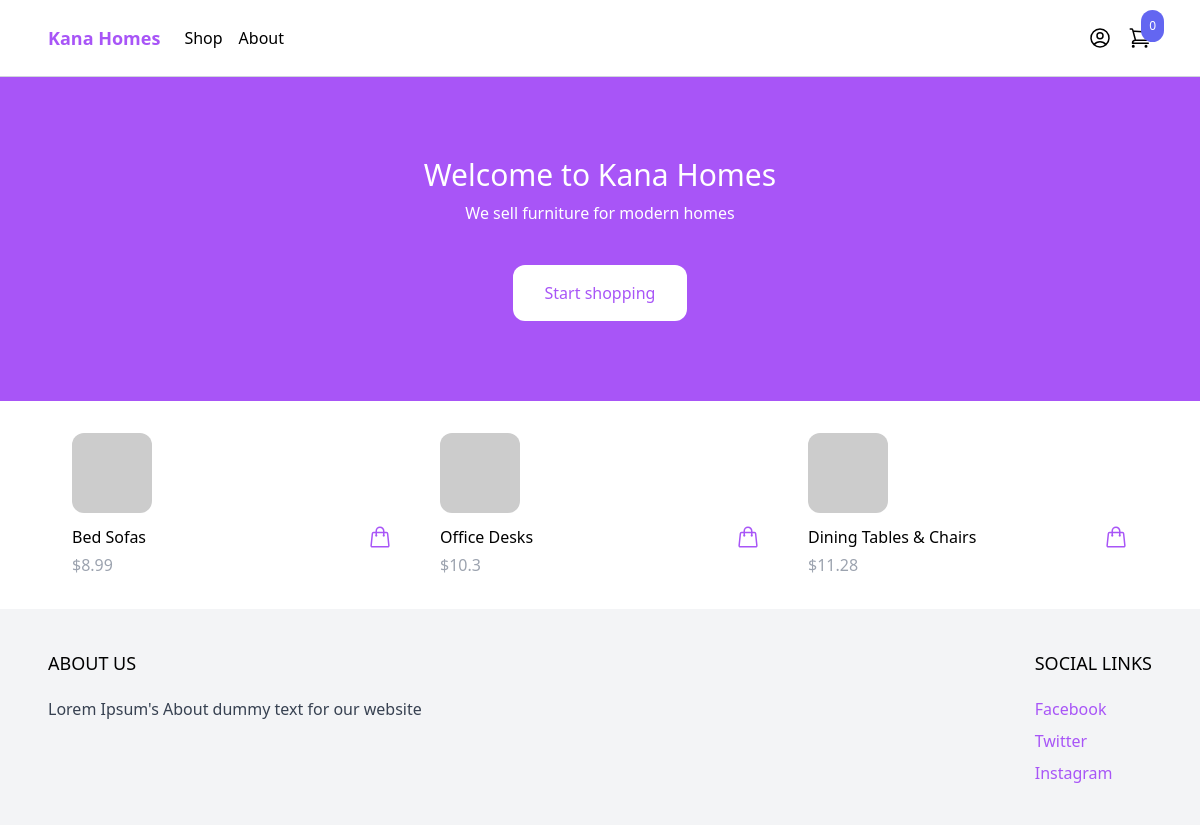
The page / on the database its author committed.
### product/models.py (models this page shows, shortened)
class Product(models.Model):
    category = models.ForeignKey(Category, related_name='products', on_delete=models.CASCADE)
    name = models.CharField(max_length=255)
    slug = models.SlugField()
    description = models.TextField(blank=True, null=True)
    price = models.IntegerField()
    created_at = models.DateTimeField(auto_now_add=True)
    image = models.ImageField(upload_to='uploads/', blank=True, null=True)
    thumbnail = models.ImageField(upload_to='uploads/', blank=True, null=True)
    class Meta:
        ordering = ('-created_at',)
    def get_display_price(self):
        return self.price / 100
    def get_thumbnail(self):
        if self.thumbnail:
            return self.thumbnail.url
        else:
            if self.image:
                self.thumbnail = self.make_thumbnail(self.image)
                self.save()
                return self.thumbnail.url
            else:
                return 'https://via.placeholder.com/240x240x.jpg'

### core/views.py (the view)
# urls.py: path('', frontpage, name='frontpage'),
def frontpage(request):
    products = Product.objects.all()[0:8] #limiting our products so that only 8 appear on the frontpage
    return render(request, 'core/frontpage.html', {'products': products}) #appending our products so that it appears on the frontpage

### cart/cart.py (called while the page is built)
    def __len__(self):
        return sum(item['quantity'] for item in self.cart.values())

### cart/content_processors.py (called while the page is built)
def cart(request):
    return {'cart': Cart(request)}

### core/templates/core/frontpage.html
{% extends 'core/base.html' %}
{% block content%}
<header class="px-6 lg:py-20 bg-purple-500">
    <div class="max-w-3xl mx-auto text-center">
        <p class="mb-2 text-3xl lg:text-white">
            Welcome to Kana Homes
        </p>
        <p class="mb-10 text-white">
            We sell furniture for modern homes
        </p>
        <a href="#" class="inline-block px-8 py-4 rounded-xl bg-white text-purple-500 hover:bg-gray-200"> Start shopping</a>
    </div>
</header>
<div class="max-w-6xl mx-auto py-2 px-6 xl:px-0">
    <div class="products flex items-center flex-wrap">
        {% for product in products %}
          {% include 'product/partials/product_list_item.html' %}
        {% endfor %}
    </div>
</div>
{% endblock %}

### product/templates/product/partials/product_list_item.html (shortened to what this page needs)
<div class="w-full md:w-1/3 xl:w-1/4 p-6">
    <a href="{% url 'product' product.slug %}">
        <img src="{{ product.get_thumbnail }}" class="rounded-xl hover:shadow-lg" src="" alt="">
    </a>
    <div class="pt-3 flex items-center justify-between">
        <a href="{% url 'product' product.slug %}"> {{ product.name }} </a>
        <a href="{% url 'product' product.slug %}" class="text-purple-500 hover:text-purple-800">
        </a>
    </div>
    <p class="pt-1 text-gray-400">${{product.get_display_price}}</p>
</div>

### rows shown on the page
Product: name "Bed Sofas", get_display_price "8.99"
Product: name "Office Desks", get_display_price "10.3"
Product: name "Dining Tables & Chairs", get_display_price "11.28"

### other values the page prints
{{ cart|length }} "0"
